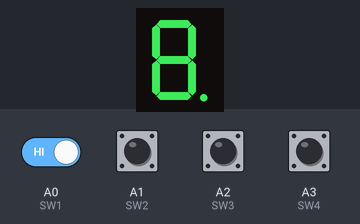
A sketch run on a simulated Arduino Uno, built with avr-gcc and run on an emulated ATmega328P. Shown: 1-digit seven-segment display. Wiring (inferred from the names in the program): 1-digit 7-segment display, segments lit when LOW: segments pin 2, pin 3, pin 4, pin 5, pin 6, pin 7, pin 8, pin 9. The inputs (shaded band) are chosen by the test bench; at power-on: A0 (SW1), A1 (SW2), A2 (SW3), A3 (SW4) HIGH. The segment pins are drawn as the display they are named for.

Above: at 1.2 s.
1.3 s: A3 (SW4) pulled LOW for 0.15 s
At 1.9 s:
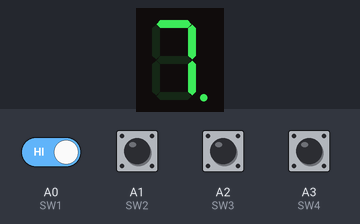
2.9 s: A0 (SW1) driven LOW and A3 (SW4) driven LOW
At 3.2 s:
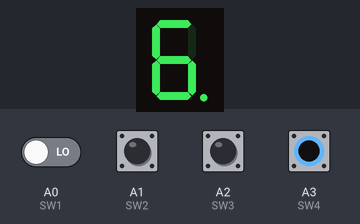
4.4 s: A1 (SW2) pulled LOW for 0.15 s
At 4.47 s:
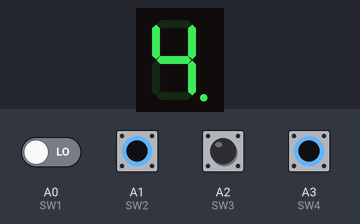
6.0 s: A2 (SW3) pulled LOW for 0.15 s
At 6.07 s:
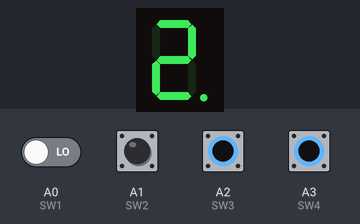
7.6 s: A0 (SW1) driven HIGH
At 7.9 s:
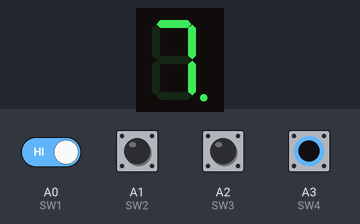
9.1 s: A1 (SW2) pulled LOW for 1 s
At 9.9 s:
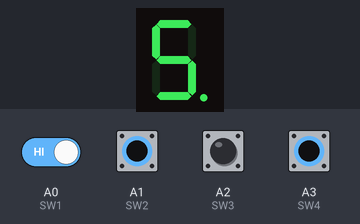
Timing chart, 0 to 12.1 s (numbered marks = the images above; inputs shaded):
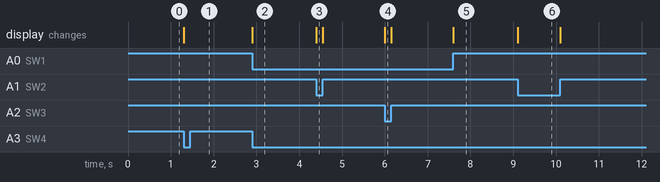

The sketch:

Ejemplo_6_DipSwitch.ino
```cpp
/*
 Iraduino-Ejemplo #6 DipSwitch
 Más información: http://tecdigitaldelbajio.com/productos1/arduino/iraduino.html
 Síguenos: https://www.facebook.com/TecnologiaDigitaldelBajio
 Tienda Virtual: http://tiendavirtual-tdb.com/
 Irapuato, Gto. 21 de febrero de 2016,  Tecnología Digital del Bajío
 */

/** Define las variables para los 4 interruptores, se conectan a los pueros análogicos **/
#define SW1 A0
#define SW2 A1
#define SW3 A2
#define SW4 A3

int pin[]={2,3,4,5,6,7,8,9}; // se declara este arreglo, para el acceso a cada PIN que se va a usar con el display de 7 segmentos.

// the setup function runs once when you press reset or power the board
int i,j;
  // Arreglo bidimensional para el display, orden de los segmentos: a, b, c, d, e, f, g, x, el display es ánodo común, para que encienda un led se envía un "0"
byte Display7Seg[10][7] = { { 0,0,0,0,0,0,1 }, // Número 0 en 7 segmentos
                           { 1,0,0,1,1,1,1 },  // #1
                           { 0,0,1,0,0,1,0 },  // #2
                           { 0,0,0,0,1,1,0 },  // #3
                           { 1,0,0,1,1,0,0 },  // #4
                           { 0,1,0,0,1,0,0 },  // #5
                           { 0,1,0,0,0,0,0 },  // #6
                           { 0,0,0,1,1,1,1 },  // #7
                           { 0,0,0,0,0,0,0 },  // #8
                           { 0,0,0,0,1,0,0 },  // #9
                        };
void setup() {

  for(i=0;i<8;i++){ //Ciclo para configurar cada uno de los PINES como de Salida.
     pinMode(pin[i],OUTPUT);
  }
  pinMode(SW1, INPUT); pinMode(SW2, INPUT), pinMode(SW3, INPUT); pinMode(SW4, INPUT); /** Declara las variables para los switch como entradas **/
}
/** Función que recibe un digito del 0 al 9 y envía los códigos necesarios para mostarlo en un display **/
void MostrarEnDisplay(int Digito) {
    for (j=0;j<8;j++){
     digitalWrite(pin[j], Display7Seg[Digito][j]);
    }
}
// the loop function runs over and over again forever
void loop() {
  int x, valor1, valor2, valor3, valor4, valorHEX;
  valor1 = digitalRead(SW1); valor2 = digitalRead(SW2); /** Instrucción para leer el estado de cada interruptor y lo almacena en 4 variables **/
  valor3 = digitalRead(SW3); valor4 = digitalRead(SW4);
  valorHEX = 0x0F & ((valor4 << 3) | (valor3 << 2) | (valor2 << 1) | valor1);  /*** Operaciones lógicas para "juntar" el estado de los 4 interruptores en una sola variable ****/
  switch(valorHEX) {  /** Switch para decodificar el valor de los interruptores ***/
    case 0x00:MostrarEnDisplay(0); break;
    case 0x01:MostrarEnDisplay(1); break;
    case 0x02:MostrarEnDisplay(2); break;
    case 0x03:MostrarEnDisplay(3); break;
    case 0x04:MostrarEnDisplay(4); break;
    case 0x05:MostrarEnDisplay(5); break;
    case 0x06:MostrarEnDisplay(6); break;
    case 0x07:MostrarEnDisplay(7); break;
    case 0x08:MostrarEnDisplay(8); break;
    case 0x09:MostrarEnDisplay(9); break;
  }
}
```

Measured:
- after the input at 1.3 s, the display: changes at once (image 1)
- after the input at 2.9 s, the display: changes at once (image 2)
- after the input at 4.4 s, the display: changes at once (image 3)
- after the input at 6.0 s, the display: changes at once (image 4)
- after the input at 7.6 s, the display: changes at once (image 5)
- after the input at 9.1 s, the display: changes at once (image 6)
